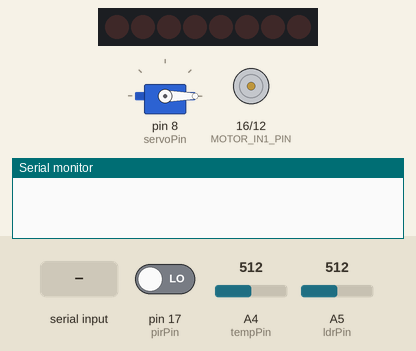
Recording of a sketch running on a simulated Arduino Uno, built with avr-gcc and run on an emulated ATmega328P. Shown: 8 shift-register outputs drawn as a row of LEDs (first output left, lit = HIGH), servo, motor-driver pin pairs drawn as motors (green arrow = first pin HIGH = forward, orange = second pin HIGH = backward, longer = more drive, scaled by the enable pin), the last lines printed to the serial monitor. Wiring (inferred from the names in the program): shift register (74HC595): data pin 10; shift clock pin 13; latch pin 11. Wiring (inferred from the signals the program sends): row of LEDs: on Q0, Q1, Q2, Q3, Q4, Q5, Q6, Q7. The inputs (shaded band) are chosen by the test bench; at power-on: A5 (ldrPin) = 512, A4 (tempPin) = 512, pin 17 (pirPin) LOW.

Above: at 1.2 s.
1.3 s: "1" received over Serial
At 3.6 s:
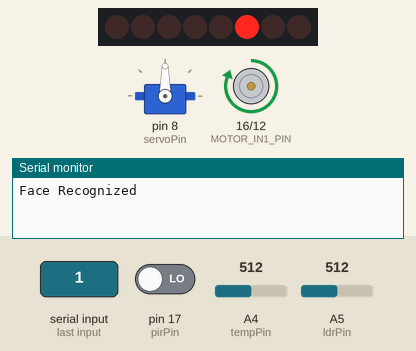
4.3 s: A5 (ldrPin) set to 110
At 5.5 s:
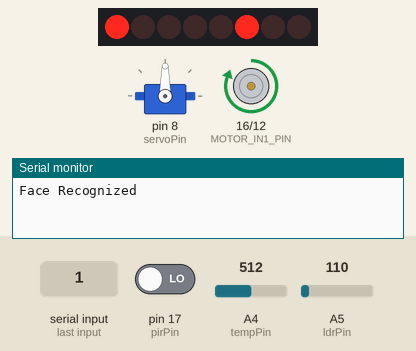
6.0 s: A4 (tempPin) set to 552
7.5 s: A4 (tempPin) set to 585
At 8.8 s:
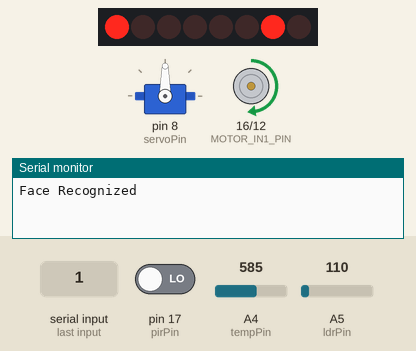
9.1 s: "0" received over Serial
At 9.6 s:
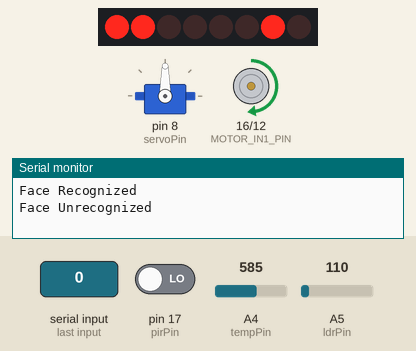
11.3 s: "1" received over Serial
At 11.7 s:
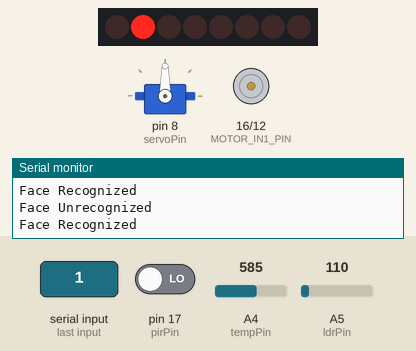
Timing chart, 0 to 14.3 s (numbered marks = the images above; inputs shaded):
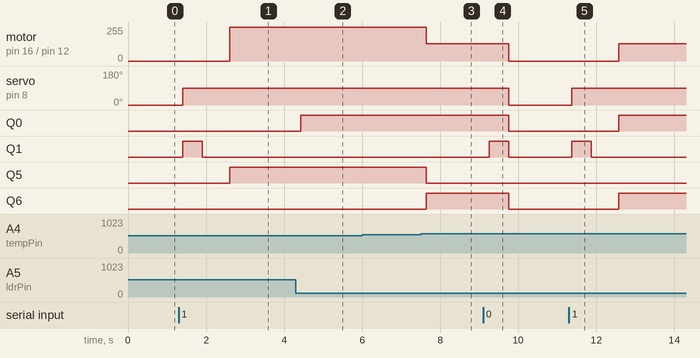

The sketch:

SmartHome_copy_20240915091230.ino
```cpp
#define pirPin 17
#define ldrPin 19
#define SER 10
#define RCLK 11
#define SRCLK 13
#define servoPin 8
#define tempPin 18
#define MOTOR_IN1_PIN 16
#define MOTOR_IN2_PIN 12
#define enablePin 3
const int WHITE_LED = 0;    // Q0 -> White Led
const int BUZZER_PIN = 1; // Q1 -> Buzzer
const int RED_LED = 5; // Q5 -> Red Led
const int GREEN_LED = 6; // Q6 -> Green Led
const int BLUE_LED = 7; // Q7 -> Blue Led
bool doorOpen = false;
#include <Servo.h>
#include <Keypad.h>

// Keypad configuration
const byte ROWS = 4;
const byte COLS = 4;
const char keys[ROWS][COLS] = {
  {'1', '2', '3', 'A'},
  {'4', '5', '6', 'B'},
  {'7', '8', '9', 'C'},
  {'*', '0', '#', 'D'}
};
const byte rowPins[ROWS] = {14, 15, 7, 6};
const byte colPins[COLS] = {5, 4, 2, 9};
Keypad keypad = Keypad(makeKeymap(keys), rowPins, colPins, ROWS, COLS);

// Thermistor and servo setup
const float nominalResistance = 10000.0;
const float nominalTemperature = 25.0;
const float bCoefficient = 3950;
const int seriesResistor = 10000;
const char correctPassword[] = "1234";  // Correct password
char inputPassword[5];  // Buffer for 4-digit password + null terminator
byte inputPos = 0;
byte dataToSend = 0b00000000;
Servo myservo;

void setup() {
    Serial.begin(9600);
    keypad.setDebounceTime(10);
    pinMode(pirPin, INPUT);
    pinMode(SER, OUTPUT);
    pinMode(RCLK, OUTPUT);
    pinMode(SRCLK, OUTPUT);
    pinMode(MOTOR_IN1_PIN, OUTPUT);
    pinMode(MOTOR_IN2_PIN, OUTPUT);
    pinMode(enablePin, OUTPUT);
    // Initialize all components to OFF
    setWhiteLed(false);
    setBuzzer(false);
    setMotor(false);   // Stop motor
    myservo.attach(servoPin);
    setServo(false);
    resetPassword();
}

void loop() {
    float temperatureC = readTemperature();
    char keyPressed = keypad.getKey();
    if (doorOpen) {
        //Serial.println(F("Door is open"));
        controlRgbLedBuzzerAndFan(temperatureC);
        checkLightIntensity();
        controlServoAndWhiteLed();
    }
    handleKeyPressed(keyPressed);
    checkFace();
    delay(200);
}

void handleKeyPressed(char keyPressed) {
    if (keyPressed) {
        Serial.print(F("Key pressed: "));
        Serial.println(keyPressed);
        checkPassword(keyPressed);  // Process the key press
    }
}

void checkPassword(char keyPressed) {
    if (keyPressed == '#') {
        // Validate the entered password
        if (inputPos == 4) {  // Only check if exactly 4 digits are entered
            // Send data to Python serial
            Serial.println(inputPassword);
            if (Serial.available() > 0) {
              char data = Serial.read();  // Read the incoming data
              // Incorrect Password
              if (data == '2') {
                triggerBuzzer();  // trigger the buzzer
              }
            }
        }
        else {
            Serial.println(F("Password must be exactly 4 digits."));
            triggerBuzzer();        // Alert with buzzer
            // turnOffAll();
        }
        resetPassword();  // Reset password input after checking
    } else if (keyPressed == '*') {
        resetPassword();  // Reset if '*' is pressed
        Serial.println(F("Password reset."));
    } else if (inputPos < 4 && keyPressed != '*' && keyPressed != '#') {
        inputPassword[inputPos++] = keyPressed;  // Add key to password
        inputPassword[inputPos] = '\0';  // Ensure null termination for strcmp
        Serial.print(F("Current input: "));
        Serial.println(inputPassword);
    } else {
        Serial.println(F("Maximum 4 digits allowed."));
        resetPassword();  // Reset if '*' is pressed
        Serial.println(F("Password reset."));
    }
}
void checkFace() {
  if (Serial.available() > 0) {
    char data = Serial.read();  // Read the incoming data

    if (data == '1' && !doorOpen) {
      makeDoorState("open");
      Serial.println("Face Recognized");
      triggerBuzzer();    // Alert with buzzer
      delay(500);         // Keep it open for 500ms
    } else if (data == '0' && doorOpen) {
      Serial.println("Face Unrecognized");
      triggerBuzzer();
      turnOffAll();       // Turn off all components
    }
  }
}

void resetPassword() {
    memset(inputPassword, 0, sizeof(inputPassword));  // Clear the input buffer
    inputPos = 0;  // Reset input position
}

void triggerBuzzer() {
    setBuzzer(true);
    delay(500);
    setBuzzer(false);
}

// Function to turn off all components
void turnOffAll() {
    makeDoorState("off");
    setWhiteLed(false);
    setBlueLed(false);
    setGreenLed(false);
    setRedLed(false);
    setBuzzer(false);
    setMotor(false);    // Stop motor
}


void makeDoorState(const char* state) {
    if (strcmp(state, "open") == 0) {
        setServo(true);
        doorOpen=true;
    } else {
        setServo(false);
        doorOpen=false;
    }
}

void setMotor(bool state) {
    if (state) {
        // Motor Forward (IN1 = 1, IN2 = 0)
        digitalWrite(MOTOR_IN1_PIN, HIGH);
        digitalWrite(MOTOR_IN2_PIN, LOW);
    } else {
        // Motor Stop (IN1 = 0, IN2 = 0)
        digitalWrite(MOTOR_IN1_PIN, LOW);
        digitalWrite(MOTOR_IN2_PIN, LOW);
    }
}

void setServo(bool state) {
    if (state) {
      myservo.write(90);  // Open servo (e.g., to 90 degrees)
    } else {
      myservo.write(0);   // Reset servo (e.g., back to 0 degrees)
    }
}

void checkLightIntensity() {
    int ldrReading = analogRead(ldrPin);
    if (ldrReading < 120) {
        //Serial.println(F("Dark"));
        setWhiteLed(true);
    } else {
       //Serial.println(F("Bright"));
        setWhiteLed(false);
    }
}

void controlRgbLedBuzzerAndFan(float temperatureC) {
    // Turn off all LEDs before setting the correct one
    // Serial.println(F("Tempreature:"));
    // Serial.println(temperatureC);
    if (temperatureC > 40) {
        setRedLed(true);
        setGreenLed(false);
        setBlueLed(false);
        controlFanSpeed(2);
    } else if (temperatureC > 30) {
        setGreenLed(true);
        setRedLed(false);
        setBlueLed(false);
        controlFanSpeed(1);
    } else {
        setBlueLed(true);
        setGreenLed(false);
        setRedLed(false);
        controlFanSpeed(0);
    }
}

void controlFanSpeed(int speed) {
    /*
    Speed 0: Fan off
    Speed 1: Low speed
    Speed 2: High speed
    */
    if (speed == 0) {
        //Serial.println(F("Fan speed: 0 (Off)"));
        analogWrite(enablePin, 0);
        setMotor(false);
    } else if (speed == 1) {
        //Serial.println(F("Fan speed: 1 (Medium)"));
        analogWrite(enablePin, 128);
        setMotor(true);
    } else {
        //Serial.println(F("Fan speed: 2 (High)"));
        analogWrite(enablePin, 255);
        setMotor(true);
    }
}

void controlServoAndWhiteLed() {
    if (digitalRead(pirPin) == HIGH) {
        Serial.println(F("Motion detected!!!!!"));
    }
}

void setGreenLed(bool state) {
    if (state) {
      dataToSend |= (1 << GREEN_LED);
    } else {
      dataToSend &= ~(1 << GREEN_LED);
    }
    shiftOut(dataToSend);  // Send updated data to shift register
}

void setRedLed(bool state) {
    if (state) {
      dataToSend |= (1 << RED_LED);
    } else {
      dataToSend &= ~(1 << RED_LED);
    }
    shiftOut(dataToSend);  // Send updated data to shift register
}

void setBlueLed(bool state) {
    if (state) {
      dataToSend |= (1 << BLUE_LED);
    } else {
      dataToSend &= ~(1 << BLUE_LED);
    }
    shiftOut(dataToSend);  // Send updated data to shift register
}

void setWhiteLed(bool state) {
    if (state) {
        dataToSend |= (1 << WHITE_LED);  // Turn on LED
    } else {
        dataToSend &= ~(1 << WHITE_LED); // Turn off LED
    }
    shiftOut(dataToSend);  // Send updated data to shift register
}

void setBuzzer(bool state) {
    if (state) {
        dataToSend |= (1 << BUZZER_PIN);  // Turn on Buzzer
    } else {
        dataToSend &= ~(1 << BUZZER_PIN); // Turn off Buzzer
    }
    shiftOut(dataToSend);  // Send updated data to shift register

}
// Temperature reading function
float readTemperature() {
    int tempReading = analogRead(tempPin);
    float voltage = tempReading * (5.0 / 1023.0);
    float ntcResistance = seriesResistor / ((5.0 / voltage) - 1);
    float steinhart = log(ntcResistance / nominalResistance);
    steinhart /= bCoefficient;
    steinhart += 1.0 / (nominalTemperature + 273.15);
    return (1.0 / steinhart) - 273.15 + 20;
}

void shiftOut(byte data) {
    for (int i = 7; i >= 0; i--) {  // Loop over each bit (MSB first)
        digitalWrite(SER, (data >> i) & 0x01);  // Write each bit to SER

        // Pulse the shift clock
        digitalWrite(SRCLK, HIGH);
        delayMicroseconds(5);  // Small delay for stability
        digitalWrite(SRCLK, LOW);
    }

    // Pulse the storage register clock to update the outputs
    digitalWrite(RCLK, HIGH);
    delayMicroseconds(5);  // Small delay for stability
    digitalWrite(RCLK, LOW);
}
```

Measured:
- the behaviour switches between 569 and 570 on A4 (tempPin) (found by bisection; images 2 and 3)
- after the input at 1.3 s, motor on pin 16 (MOTOR_IN1_PIN) / pin 12 (MOTOR_IN2_PIN): stopped → forward 255/255 after 1.3 s; servo on pin 8 (servoPin): 0° → 90° after 0.11 s; Q1: LOW → HIGH after 0.11 s, → LOW 0.50 s later; Q5: LOW → HIGH after 1.3 s
- after the input at 4.3 s, Q0: LOW → HIGH after 0.12 s
- after the input at 6.0 s, every drawn part: stays the same
- after the input at 7.5 s, motor on pin 16 (MOTOR_IN1_PIN) / pin 12 (MOTOR_IN2_PIN): forward 255/255 → forward 128/255 after 0.15 s; Q5: HIGH → LOW after 0.15 s; Q6: LOW → HIGH after 0.15 s
- after the input at 9.1 s, motor on pin 16 (MOTOR_IN1_PIN) / pin 12 (MOTOR_IN2_PIN): forward 128/255 → stopped after 0.66 s; servo on pin 8 (servoPin): 90° → 0° after 0.66 s; Q0, Q6: HIGH → LOW after 0.66 s; Q1: LOW → HIGH after 0.16 s, → LOW 0.50 s later
- after the input at 11.3 s, motor on pin 16 (MOTOR_IN1_PIN) / pin 12 (MOTOR_IN2_PIN): stopped → forward 128/255 after 1.3 s; servo on pin 8 (servoPin): 0° → 90° after 0.07 s; Q0, Q6: LOW → HIGH after 1.3 s; Q1: LOW → HIGH after 0.07 s, → LOW 0.50 s later
